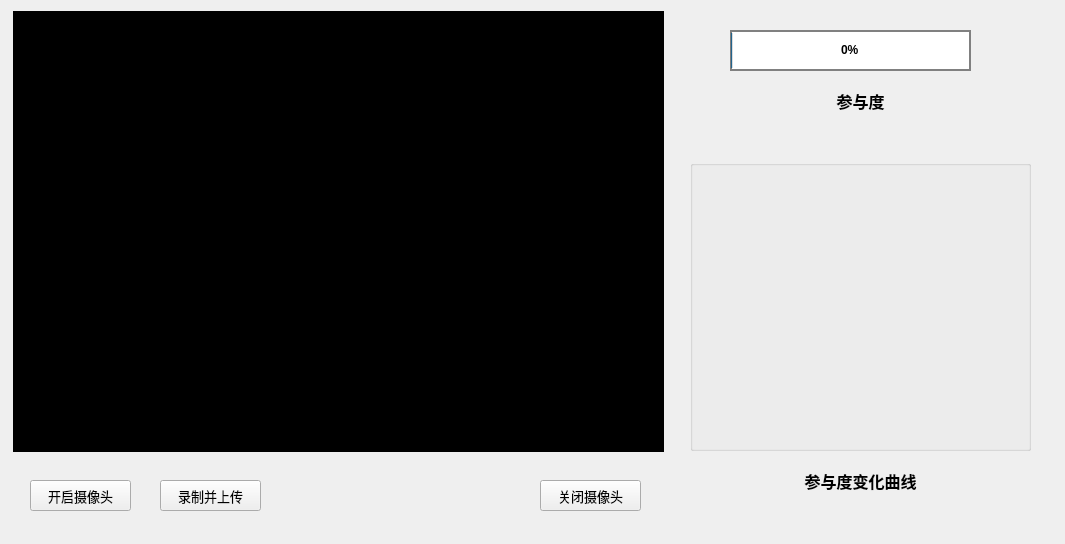
<?xml version="1.0" encoding="UTF-8"?>
<ui version="4.0">
 <class>MainWindow</class>
 <widget class="QMainWindow" name="MainWindow">
  <property name="geometry">
   <rect>
    <x>0</x>
    <y>0</y>
    <width>1065</width>
    <height>544</height>
   </rect>
  </property>
  <property name="font">
   <font>
    <weight>75</weight>
    <bold>true</bold>
   </font>
  </property>
  <property name="windowTitle">
   <string>MainWindow</string>
  </property>
  <widget class="QWidget" name="centralwidget">
   <widget class="QLabel" name="label_screen">
    <property name="geometry">
     <rect>
      <x>13</x>
      <y>11</y>
      <width>651</width>
      <height>441</height>
     </rect>
    </property>
    <property name="font">
     <font>
      <pointsize>30</pointsize>
     </font>
    </property>
    <property name="styleSheet">
     <string notr="true">background-color: rgb(0, 0, 0);
color: rgb(255, 255, 255);</string>
    </property>
    <property name="text">
     <string/>
    </property>
    <property name="alignment">
     <set>Qt::AlignCenter</set>
    </property>
   </widget>
   <widget class="QPushButton" name="btn_open_camera">
    <property name="geometry">
     <rect>
      <x>30</x>
      <y>480</y>
      <width>101</width>
      <height>31</height>
     </rect>
    </property>
    <property name="font">
     <font>
      <family>Consolas</family>
      <pointsize>10</pointsize>
      <weight>50</weight>
      <bold>false</bold>
     </font>
    </property>
    <property name="text">
     <string>开启摄像头</string>
    </property>
   </widget>
   <widget class="QPushButton" name="btn_close_camera">
    <property name="geometry">
     <rect>
      <x>540</x>
      <y>480</y>
      <width>101</width>
      <height>31</height>
     </rect>
    </property>
    <property name="font">
     <font>
      <family>Consolas</family>
      <pointsize>10</pointsize>
      <weight>50</weight>
      <bold>false</bold>
     </font>
    </property>
    <property name="text">
     <string>关闭摄像头</string>
    </property>
   </widget>
   <widget class="QLabel" name="label_level">
    <property name="geometry">
     <rect>
      <x>770</x>
      <y>80</y>
      <width>181</width>
      <height>41</height>
     </rect>
    </property>
    <property name="font">
     <font>
      <family>Consolas</family>
      <pointsize>12</pointsize>
      <weight>75</weight>
      <bold>true</bold>
     </font>
    </property>
    <property name="text">
     <string>参与度</string>
    </property>
    <property name="alignment">
     <set>Qt::AlignCenter</set>
    </property>
   </widget>
   <widget class="QProgressBar" name="probar_con_level">
    <property name="geometry">
     <rect>
      <x>730</x>
      <y>30</y>
      <width>241</width>
      <height>41</height>
     </rect>
    </property>
    <property name="styleSheet">
     <string notr="true">QProgressBar {
   border: 2px solid grey;
      text-align: center;
}</string>
    </property>
    <property name="value">
     <number>0</number>
    </property>
   </widget>
   <widget class="QPushButton" name="btn_post">
    <property name="geometry">
     <rect>
      <x>160</x>
      <y>480</y>
      <width>101</width>
      <height>31</height>
     </rect>
    </property>
    <property name="font">
     <font>
      <family>Consolas</family>
      <pointsize>10</pointsize>
      <weight>50</weight>
      <bold>false</bold>
     </font>
    </property>
    <property name="text">
     <string>录制并上传</string>
    </property>
   </widget>
   <widget class="QLabel" name="label_onTime">
    <property name="geometry">
     <rect>
      <x>590</x>
      <y>20</y>
      <width>61</width>
      <height>16</height>
     </rect>
    </property>
    <property name="font">
     <font>
      <pointsize>11</pointsize>
     </font>
    </property>
    <property name="styleSheet">
     <string notr="true">color: rgb(255, 0, 0);</string>
    </property>
    <property name="text">
     <string/>
    </property>
    <property name="alignment">
     <set>Qt::AlignCenter</set>
    </property>
   </widget>
   <widget class="QLabel" name="label_result">
    <property name="geometry">
     <rect>
      <x>780</x>
      <y>120</y>
      <width>141</width>
      <height>31</height>
     </rect>
    </property>
    <property name="font">
     <font>
      <pointsize>12</pointsize>
     </font>
    </property>
    <property name="text">
     <string/>
    </property>
    <property name="alignment">
     <set>Qt::AlignCenter</set>
    </property>
   </widget>
   <widget class="QGroupBox" name="line_chart_display">
    <property name="geometry">
     <rect>
      <x>690</x>
      <y>160</y>
      <width>341</width>
      <height>291</height>
     </rect>
    </property>
    <property name="title">
     <string/>
    </property>
   </widget>
   <widget class="QLabel" name="label_level_2">
    <property name="geometry">
     <rect>
      <x>770</x>
      <y>460</y>
      <width>181</width>
      <height>41</height>
     </rect>
    </property>
    <property name="font">
     <font>
      <family>Consolas</family>
      <pointsize>12</pointsize>
      <weight>75</weight>
      <bold>true</bold>
     </font>
    </property>
    <property name="text">
     <string>参与度变化曲线</string>
    </property>
    <property name="alignment">
     <set>Qt::AlignCenter</set>
    </property>
   </widget>
  </widget>
 </widget>
 <resources/>
 <connections/>
</ui>
